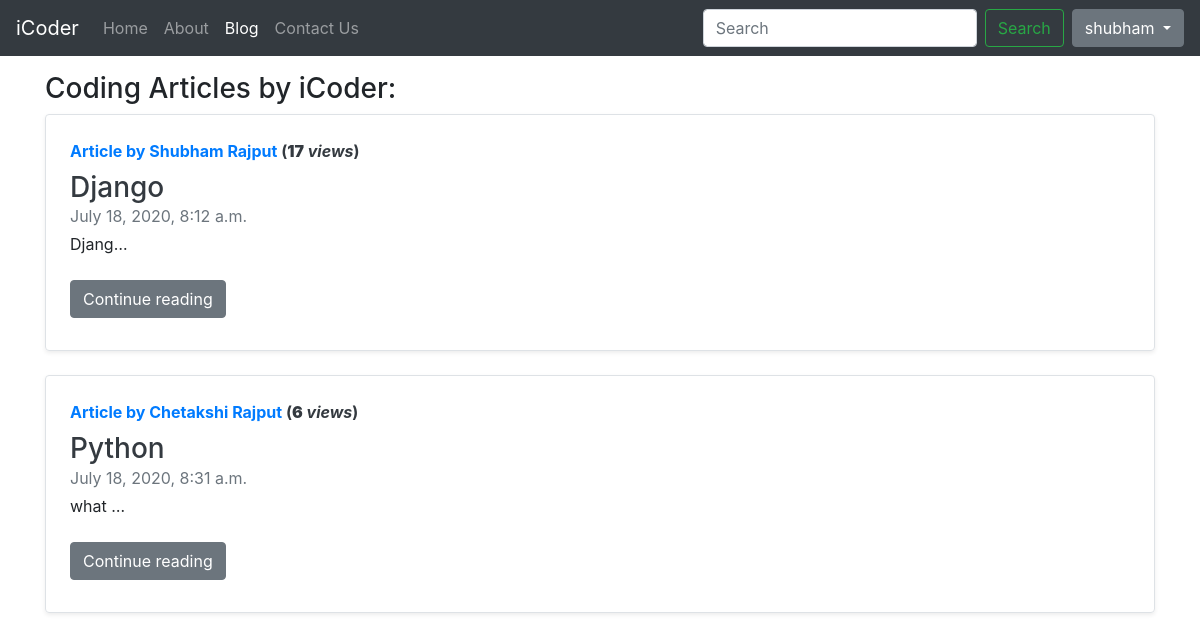
Page /blog/ (signed in) on the committed database.
### blog/models.py (models this page shows, shortened)
class Post(models.Model):
    sno = models.AutoField(primary_key=True)
    title = models.CharField(default='', max_length=50)
    author = models.CharField(default='', max_length=30)
    content = models.TextField()
    views = models.IntegerField(default=0)
    slug = models.CharField(default='', max_length=80)
    timeStamp = models.DateTimeField(blank=True)

### blog/views.py (the view)
# urls.py: path('', views.blogHome, name='blogHome'),
def blogHome(request):
    allPosts = Post.objects.all()
    context = {'allPosts': allPosts}
    return render(request, 'blog/blogHome.html', context)

### templates/blog/blogHome.html (shortened to what this page needs)
{% extends 'base.html' %}
{% block blogactive %}active{% endblock blogactive %}
{% block body %}
<div class="container my-3">
  <h3>Coding Articles by iCoder:</h3>
  {% for post in allPosts  %}
  <div class="row no-gutters border rounded overflow-hidden flex-md-row mb-4 shadow-sm h-md-250 position-relative">
    <div class="col p-4 d-flex flex-column position-static">
      <strong class="d-inline-block mb-2 text-primary">Article by {{post.author}} <span class='text-dark'>
          (<b>{{post.views}}</b> <em>views</em>)</span></strong>
      <h3 class="mb-0"><a class='text-dark' href="/blog/{{post.slug}}">{{post.title}}</a></h3>
      <div class="mb-1 text-muted">{{post.timeStamp}}</div>
      <p class="card-text mb-auto">
      <div class="preview">{{post.content|safe|truncatechars:10}}</div>
      </p>
      <div class='my-2'>
        <a href="/blog/{{post.slug}}" role='button' class="btn btn-secondary">Continue reading</a>
      </div>
    </div>
  </div>
  {% endfor %}
</div>
  {% endblock body %}

### templates/base.html (shortened to what this page needs)
<!doctype html>
<html lang="en">
<head>
  <link rel="stylesheet" href="https://stackpath.bootstrapcdn.com/bootstrap/4.5.0/css/bootstrap.min.css"
>
</head>
<body>
  <nav class="navbar navbar-expand-lg navbar-dark bg-dark">
    <a class="navbar-brand" href="/">iCoder</a>
    <div class="collapse navbar-collapse" id="navbarSupportedContent">
      <ul class="navbar-nav mr-auto">
        <li class="nav-item {% block homeactive %}{% endblock homeactive %}">
          <a class="nav-link" href="/">Home <span class="sr-only">(current)</span></a>
        </li>
        <li class="nav-item {% block aboutactive %}{% endblock aboutactive %}">
          <a class="nav-link" href="/about">About</a>
        </li>
        <li class="nav-item {% block blogactive %}{% endblock blogactive %}">
          <a class="nav-link" href="/blog">Blog</a>
        </li>
        <li class="nav-item {% block contactactive %}{% endblock contactactive %}">
          <a class="nav-link" href="/contact">Contact Us</a>
        </li>
      </ul>
      <form class="form-inline my-2 my-lg-0" method='get' action='/search'>
        <input name='query' id='search' class="form-control mr-sm-2" type="search" placeholder="Search"
          aria-label="Search">
        <button class="btn btn-outline-success my-2 my-sm-0" type="submit">Search</button>
      </form>
      {% if user.is_authenticated %}
      <div class="dropdown ml-2">
        <button class="btn btn-secondary dropdown-toggle" type="button" id="dropdownMenuButton" data-toggle="dropdown"
          aria-haspopup="true" aria-expanded="false">
          {{request.user}}
        </button>
      </div>
      {% else %}
      <div class="mx-2">
        <button type="button" class="btn btn-secondary" data-target="#loginModal" data-toggle="modal">Login</button>
        <button type="button" class="btn btn-secondary" data-target="#signUpModal" data-toggle="modal">SignUp</button>
      </div>
      {% endif %}
    </div>
  </nav>
  {% block body %}
  {% endblock body %}
</body>
</html>

### rows in the picture
Post: author "Shubham Rajput", views "17", title "Django", timeStamp "July 18, 2020, 8:12 a.m."
Post: author "Chetakshi Rajput", views "6", title "Python", timeStamp "July 18, 2020, 8:31 a.m."

### other values in the picture
{{ request.user }} "shubham"
